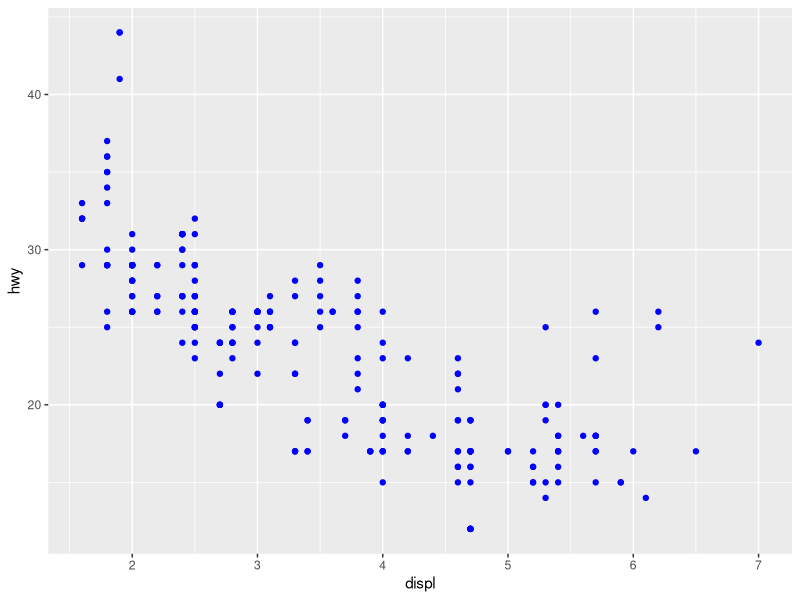
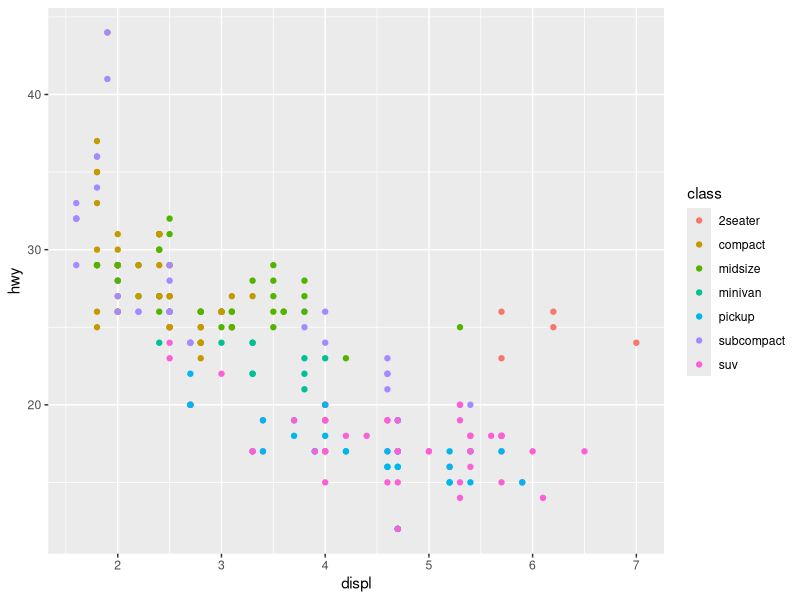
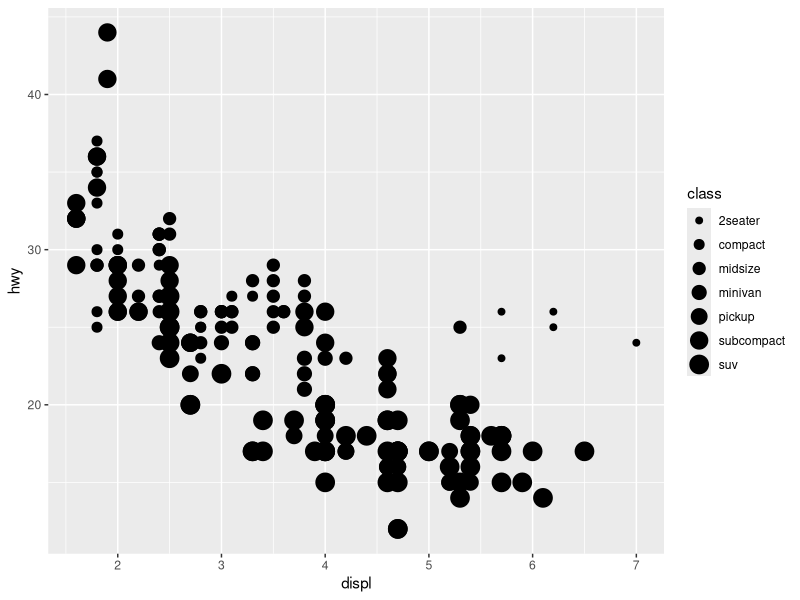
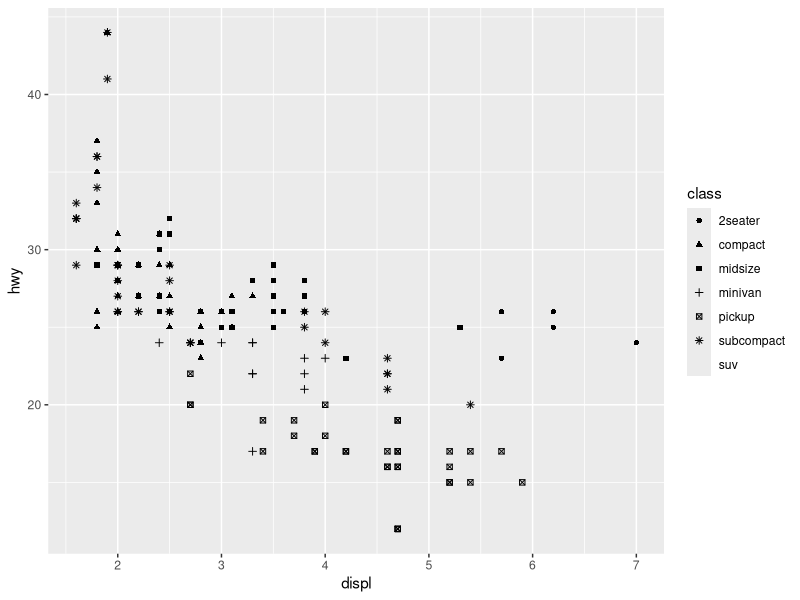
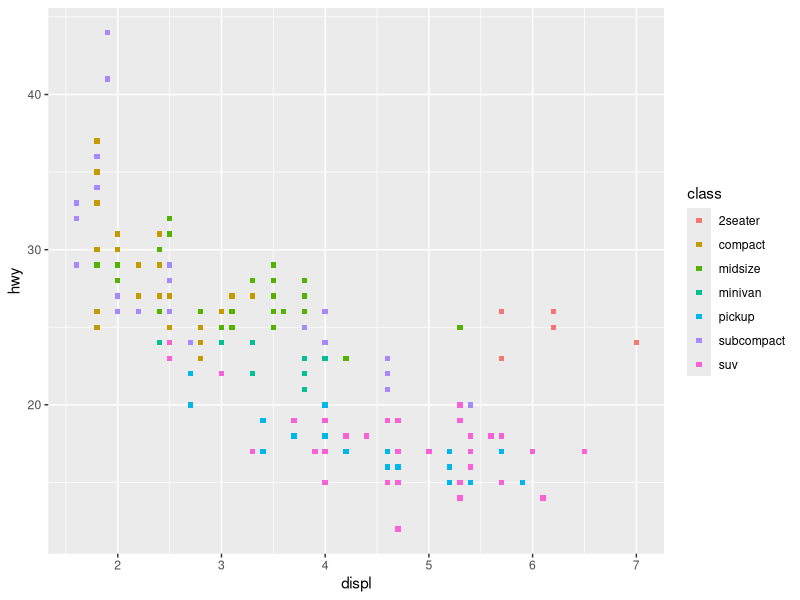
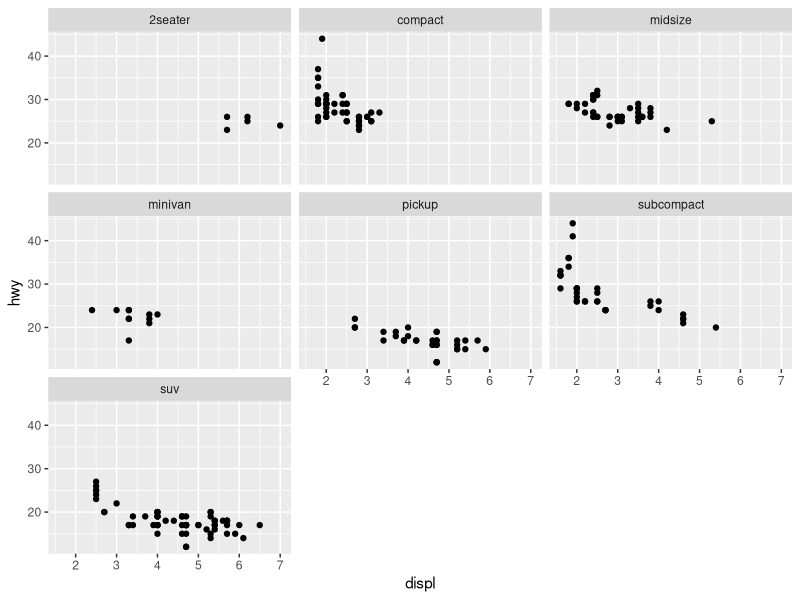
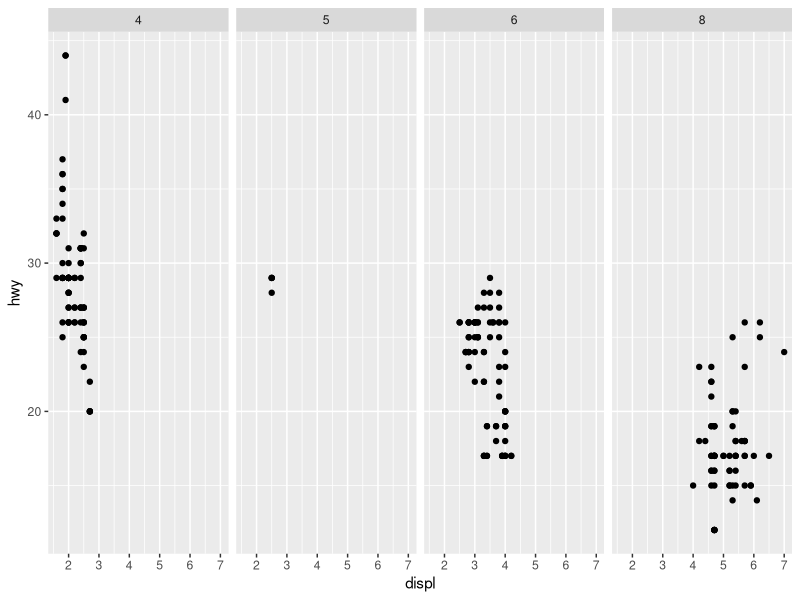

Here is the R script that generated these plots, in order: (Note: this script raises an error after producing the figures.)
# load packages
library(tidyverse)

# print mpg
mpg
ggplot(data = mpg) + 
  geom_point(mapping = aes(x = displ, y = hwy), color="blue")
ggplot(data = mpg) + 
  geom_point(mapping = aes(x = displ, y = hwy, color=class))
ggplot(data = mpg) + 
  geom_point(mapping = aes(x = displ, y = hwy, size = class))
ggplot(data = mpg) + 
  geom_point(mapping = aes(x = displ, y = hwy, shape = class))
ggplot(data = mpg) + 
  geom_point(mapping = aes(x = displ, y = hwy, color = class), shape=15)
ggplot(data = mpg) + 
  geom_point(mapping = aes(x = displ, y = hwy)) + 
  facet_wrap(~ class, nrow=3)
ggplot(data = mpg) + 
  geom_point(mapping = aes(x = displ, y = hwy)) + 
  facet_grid(.~ cyl)

ggplot(data = penguins) + 
  geom_point(mapping = aes(x = body_mass_g, y = flipper_length_mm, color=species, shape=island)) + 
  facet_wrap(~species, nrow=1)
ggplot(data = penguins) + 
  geom_point(mapping = aes(x = body_mass_g, y = flipper_length_mm, color=species, shape=island)) + 
  facet_grid(island~species)
